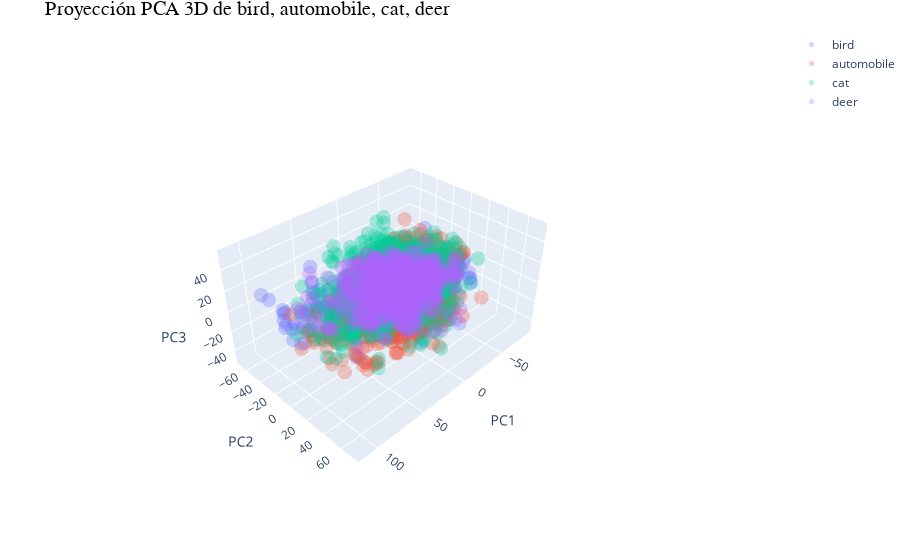

Source (notebook cell):
### Code cell
fig = go.Figure()

# class1
fig.add_trace(go.Scatter3d(
    x=X_pca3[mask_1, 0],
    y=X_pca3[mask_1, 1],
    z=X_pca3[mask_1, 2],
    mode='markers',
    marker=dict(size=5, opacity=0.3),
    name=class1
))

# class2
fig.add_trace(go.Scatter3d(
    x=X_pca3[mask_2, 0],
    y=X_pca3[mask_2, 1],
    z=X_pca3[mask_2, 2],
    mode='markers',
    marker=dict(size=5, opacity=0.3),
    name=class2
))

# class3
fig.add_trace(go.Scatter3d(
    x=X_pca3[mask_3, 0],
    y=X_pca3[mask_3, 1],
    z=X_pca3[mask_3, 2],
    mode='markers',
    marker=dict(size=5, opacity=0.3),
    name=class3
))

# class4
fig.add_trace(go.Scatter3d(
    x=X_pca3[mask_4, 0],
    y=X_pca3[mask_4, 1],
    z=X_pca3[mask_4, 2],
    mode='markers',
    marker=dict(size=5, opacity=0.3),
    name=class4
))

fig.update_layout(
    title=f'Proyección PCA 3D de {class1}, {class2}, {class3}, {class4}',
    scene=dict(
        xaxis_title='PC1',
        yaxis_title='PC2',
        zaxis_title='PC3'
    ),
    margin=dict(l=0, r=0, b=0, t=30)
)


# Zoom out the camera
fig.update_layout(scene_camera=dict(eye=dict(x=2, y=2, z=2)))

# Change the title font size
fig.update_layout(title_font=dict(size=20, color='black', family='Arial'))

fig.show()

### Figure 1 — Plotly figure (JSON) as saved in the notebook; plotly's stock layout.template omitted (floating-point values rounded to 4 significant figures; data arrays with more than 128 entries replaced by an {"elided": "..."} marker saying what was removed)
{"data": [{"marker": {"opacity": 0.3, "size": 5}, "mode": "markers", "name": "bird", "type": "scatter3d", "x": {"elided": "1032 float values"}, "y": {"elided": "1032 float values"}, "z": {"elided": "1032 float values"}}, {"marker": {"opacity": 0.3, "size": 5}, "mode": "markers", "name": "automobile", "type": "scatter3d", "x": {"elided": "974 float values"}, "y": {"elided": "974 float values"}, "z": {"elided": "974 float values"}}, {"marker": {"opacity": 0.3, "size": 5}, "mode": "markers", "name": "cat", "type": "scatter3d", "x": {"elided": "1016 float values"}, "y": {"elided": "1016 float values"}, "z": {"elided": "1016 float values"}}, {"marker": {"opacity": 0.3, "size": 5}, "mode": "markers", "name": "deer", "type": "scatter3d", "x": {"elided": "999 float values"}, "y": {"elided": "999 float values"}, "z": {"elided": "999 float values"}}], "layout": {"margin": {"b": 0, "l": 0, "r": 0, "t": 30}, "scene": {"camera": {"eye": {"x": 2, "y": 2, "z": 2}}, "xaxis": {"title": {"text": "PC1"}}, "yaxis": {"title": {"text": "PC2"}}, "zaxis": {"title": {"text": "PC3"}}}, "title": {"font": {"color": "black", "family": "Arial", "size": 20}, "text": "Proyección PCA 3D de bird, automobile, cat, deer"}}}
